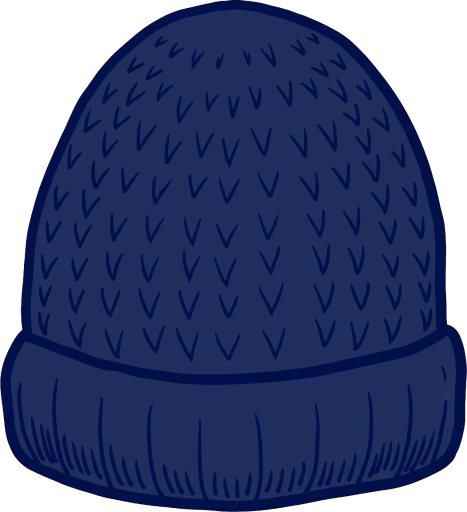
#> input picture tools/parts_keyed/prop_knitcap_a.png, 934 x 1024 px, given in place of top_tshirt.png, which was not available (shown at 1/2 size)
$ python search23.py
#> lines starting #> are read from the running program, lines starting #| are printed output that depends on the picture
### tools/measure23.py
#!/usr/bin/env python3
"""v0.1.23 measurements: bodies / tops / hats off the shipped assets.

All coordinates are BODY fractions (fractions of the drawn body
rect), matching PersonRigs / PersonCanvas in PersonFigure.kt.

Canvas-family parts (bodies, tops, raincoat) are placed back into
the shared 1120x2240 canvas at their PersonCanvas.box, then mapped
to the paired body's fractions. Portraits (person_rank5/6) are
measured in their own image fractions (their drawn rect IS the
image, scaled).

Colors (measured family palette): hair #344B86, skin #C0EAFC,
ink #151E65..#21286C. Masks use tolerant RGB distance.
"""
import os

import numpy as np
from PIL import Image

RES = os.path.expanduser(
    "~/workspace/tenki-no-kotae/app/src/main/res/drawable-nodpi")
CW, CH = 1120.0, 2240.0

BOX = {
    "body_a": (0.1589, 0.0768, 0.8438, 0.9411),
    "body_b": (0.1580, 0.0763, 0.8446, 0.9397),
    "body_c": (0.1116, 0.0759, 0.8893, 0.9411),
    "top_tshirt": (0.1795, 0.3031, 0.8214, 0.6741),
    "top_shirt": (0.2420, 0.3125, 0.7580, 0.6263),
    "top_cardigan": (0.0839, 0.1911, 0.9170, 0.8004),
    "top_lightouter": (0.1411, 0.2741, 0.8625, 0.6920),
    "top_knitcoat": (0.1491, 0.2384, 0.8527, 0.7781),
    "top_down": (0.0598, 0.2487, 0.9411, 0.7098),
    "outfit_raincoat": (0.2348, 0.0759, 0.7670, 0.9420),
}
TOPCAL = {
    "top_tshirt": (1.0, 0.91, 0.0, 0.047),
    "top_shirt": (1.0, 0.90, 0.0, 0.044),
    "top_cardigan": (0.82, 0.55, 0.0, 0.05),
    "top_lightouter": (1.0, 0.87, 0.0, 0.075),
    "top_knitcoat": (1.0, 0.78, 0.0, 0.079),
    "top_down": (1.0, 0.85, 0.0, 0.090),
}
BODY_OF_TOP = {
    "top_tshirt": "body_b", "top_shirt": "body_a",
    "top_cardigan": "body_a", "top_lightouter": "body_a",
    "top_knitcoat": "body_a", "top_down": "body_c",
}

HAIR = np.array([0x34, 0x4B, 0x86], float)
SKIN = np.array([0xC0, 0xEA, 0xFC], float)


def load(name):
    return Image.open(os.path.join(RES, name + ".png")).convert("RGBA")


def arr(name):
    return np.asarray(load(name)).astype(float)


def dist(a, rgb):
    return np.sqrt(((a[..., :3] - rgb) ** 2).sum(-1))


def canvas_arr(name):
    """The part placed back into the shared canvas (RGBA float)."""
    im = load(name)
    b = BOX[name]
    out = np.zeros((int(CH), int(CW), 4))
    x0, y0 = round(b[0] * CW), round(b[1] * CH)
    x1, y1 = round(b[2] * CW), round(b[3] * CH)
    im = im.resize((x1 - x0, y1 - y0), Image.LANCZOS)
    a = np.asarray(im).astype(float)
    reg = out[y0:y1, x0:x1]
    al = a[..., 3:4] / 255.0
    reg[..., :3] = a[..., :3] * al + reg[..., :3] * (1 - al)
    reg[..., 3:4] = np.maximum(reg[..., 3:4], a[..., 3:4])
    out[y0:y1, x0:x1] = reg
    return out


# [173 lines left out: functions to_body, clusters, body_report, top_report, portrait_report, hat_report, not called in this run]


# [16 lines that do not run on import are left out]

### tools/search23.py
#!/usr/bin/env python3
"""v0.1.23 calibration search: grid-search TOPCAL per top.

For each top x body pair, dy is solved so the drawn collar lands
exactly on the target; (scaleX, scaleY) are grid-searched against:
  - silhouette width excess over the body at chest rows
    (target band -0.03..+0.05),
  - hand-skin survival under the drawn top (targets per top),
  - cuff (sleeve bottom) band for long sleeves,
  - hem band per top,
  - mild distortion penalty for the shirt / polo.
All geometry in body fractions, matching PersonCanvas / the
Kotlin collar test (box-based collar & hem).
"""
import itertools
import os
import sys

import numpy as np

sys.path.insert(0, os.path.dirname(os.path.abspath(__file__)))
import measure23 as MS  # noqa: E402

SKIN = MS.SKIN

HANDS = {
    "body_b": {"L": (0.238, 0.615, 0.282, 0.651),
               "R": (0.715, 0.616, 0.756, 0.651)},
    "body_a": {"L": (0.209, 0.600, 0.300, 0.662),
               "R": (0.700, 0.600, 0.787, 0.662)},
    "body_c": {"L": (0.073, 0.609, 0.149, 0.655),
               "R": (0.850, 0.610, 0.925, 0.655)},
}
# per-top targets
TARGETS = {
    #          collar  hem band      cuff band     survival  distort
    "top_tshirt":     (0.330, (0.575, 0.625), (0.44, 0.52), 85, True),
    "top_shirt":      (0.335, (0.620, 0.680), (0.610, 0.650), 45, True),
    "top_cardigan":   (0.335, (0.640, 0.720), (0.610, 0.650), 45, False),
    "top_lightouter": (0.335, (0.640, 0.720), (0.610, 0.650), 45, False),
    "top_knitcoat":   (0.335, (0.690, 0.780), (0.610, 0.650), 45, False),
    "top_down":       (0.330, (0.690, 0.800), (0.600, 0.640), 45, False),
}
PAIRS = [("top_tshirt", "body_b"), ("top_shirt", "body_a"),
         ("top_cardigan", "body_a"), ("top_lightouter", "body_a"),
         ("top_knitcoat", "body_a"), ("top_down", "body_c")]

_cache = {}


def load_pair(top, body):
    if (top, body) in _cache:
        return _cache[(top, body)]
    ta = MS.canvas_arr(top)
    ba = MS.canvas_arr(body)
    Hc, Wc = ta.shape[:2]
    t_alpha = ta[..., 3] > 128
    b_alpha = ba[..., 3] > 128
    b_skin = (MS.dist(ba, SKIN) < 60) & b_alpha
    bb = MS.BOX[body]
    tb = MS.BOX[top]

    def bf(px, py):
        return ((px / Wc - bb[0]) / (bb[2] - bb[0]),
                (py / Hc - bb[1]) / (bb[3] - bb[1]))

    ys, xs = np.where(t_alpha)
    raw = (bf(xs.min(), ys.min()), bf(xs.max(), ys.max()))
    # cuff: median lowest painted row in the outer 15% columns
    lows = {}
    for side, cols in (("L", range(xs.min(), xs.min() + int(0.15 * (xs.max() - xs.min())))),
                       ("R", range(xs.max() - int(0.15 * (xs.max() - xs.min())), xs.max()))):
        vals = []
        for c in cols:
            rows = np.where(t_alpha[:, c])[0]
            if len(rows):
                vals.append(bf(0, rows.max())[1])
        lows[side] = float(np.median(vals)) if vals else raw[1][1]
    # hand skin pixel coords (body fractions), subsampled
    hand_pts = {}
    for side, (fx0, fy0, fx1, fy1) in HANDS[body].items():
        x0 = int((bb[0] + fx0 * (bb[2] - bb[0])) * Wc)
        x1 = int((bb[0] + fx1 * (bb[2] - bb[0])) * Wc)
        y0 = int((bb[1] + fy0 * (bb[3] - bb[1])) * Hc)
        y1 = int((bb[1] + fy1 * (bb[3] - bb[1])) * Hc)
        sub = b_skin[y0:y1, x0:x1]
        ys2, xs2 = np.where(sub)
        pts = np.stack([fx0 + (xs2 + x0 - x0) / Wc / (bb[2] - bb[0]) * 1.0,  # placeholder
                        ], 1) if False else None
        # exact: pixel centre -> body fraction
        px = x0 + xs2
        py = y0 + ys2
        fx = (px / Wc - bb[0]) / (bb[2] - bb[0])
        fy = (py / Hc - bb[1]) / (bb[3] - bb[1])
        hand_pts[side] = (fx[::2], fy[::2])
    # body silhouette widths at rows (drawn body fractions)
    body_w = {}
    for fy in (0.42, 0.50, 0.58):
        y = int((bb[1] + fy * (bb[3] - bb[1])) * Hc)
        row = np.where(b_alpha[max(0, y - 3):y + 4].any(0))[0]
        body_w[fy] = ((row.max() - row.min()) / Wc) / (bb[2] - bb[0])
    d = dict(t_alpha=t_alpha, raw=raw, cuff=lows, hand_pts=hand_pts,
             body_w=body_w, Hc=Hc, Wc=Wc, bb=bb, tb=tb)
    _cache[(top, body)] = d
    return d


def evaluate(top, body, sx, sy, collar_t):
    d = load_pair(top, body)
    (rx0, ry0), (rx1, ry1) = d["raw"]
    cx, cy = (rx0 + rx1) / 2, (ry0 + ry1) / 2
    dy = collar_t - (cy + (ry0 - cy) * sy)
    hem = cy + dy + (ry1 - cy) * sy
    cuff = {s: cy + dy + (v - cy) * sy for s, v in d["cuff"].items()}

    def raw_at(fx, fy):
        return (cx + (fx - cx) / sx, cy + (fy - dy - cy) / sy)

    # width excess: sample the drawn silhouette on a grid
    excess = {}
    Hc, Wc, bb = d["Hc"], d["Wc"], d["bb"]
    for fy in (0.42, 0.50, 0.58):
        xs_f = np.linspace(0.0, 1.0, 400)
        rxs, rys = raw_at(xs_f, np.full_like(xs_f, fy))
        px = ((bb[0] + rxs * (bb[2] - bb[0])) * Wc).astype(int)
        py = ((bb[1] + rys * (bb[3] - bb[1])) * Hc).astype(int)
        ok = (px >= 0) & (px < Wc) & (py >= 0) & (py < Hc)
        hit = np.zeros_like(ok)
        hit[ok] = d["t_alpha"][py[ok], px[ok]]
        if hit.sum() > 3:
            excess[fy] = (xs_f[hit].max() - xs_f[hit].min()) - d["body_w"][fy]
        else:
            excess[fy] = None
    # hand survival
    surv = {}
    for side, (fx, fy) in d["hand_pts"].items():
        if len(fx) == 0:
            surv[side] = None
            continue
        rxs, rys = raw_at(fx, fy)
        px = ((bb[0] + rxs * (bb[2] - bb[0])) * Wc).astype(int)
        py = ((bb[1] + rys * (bb[3] - bb[1])) * Hc).astype(int)
        ok = (px >= 0) & (px < Wc) & (py >= 0) & (py < Hc)
        cov = np.zeros(len(fx), bool)
        cov[ok] = d["t_alpha"][py[ok], px[ok]]
        surv[side] = 100.0 * (1 - cov.mean())
    return dict(dy=dy, hem=hem, cuff=cuff, excess=excess, surv=surv)


def score(top, ev, sx, sy):
    _, hem_band, cuff_band, surv_t, distort = TARGETS[top]
    p = 0.0
    for fy, e in ev["excess"].items():
        if e is None:
            p += 2.0
        elif e > 0.05:
            p += (e - 0.05) * 30
        elif e < -0.05:
            p += (-0.05 - e) * 12
    for s, v in ev["surv"].items():
        if v is not None and v < surv_t:
            p += (surv_t - v) * 0.06
    cm = np.mean(list(ev["cuff"].values()))
    if cm < cuff_band[0]:
        p += (cuff_band[0] - cm) * 18
    elif cm > cuff_band[1]:
        p += (cm - cuff_band[1]) * 18
    if ev["hem"] < hem_band[0]:
        p += (hem_band[0] - ev["hem"]) * 14
    elif ev["hem"] > hem_band[1]:
        p += (ev["hem"] - hem_band[1]) * 14
    if distort:
        p += max(0.0, abs(sx - sy) - 0.18) * 2.0
    return p


def main():
    for top, body in PAIRS:
        collar_t = TARGETS[top][0]
        best = None
        for sx in np.arange(0.55, 1.001, 0.025):
            for sy in np.arange(0.45, 1.001, 0.025):
                ev = evaluate(top, body, float(sx), float(sy), collar_t)
                sc = score(top, ev, sx, sy)
                if best is None or sc < best[0]:
                    best = (sc, float(sx), float(sy), ev)
#> this loop made 19 passes
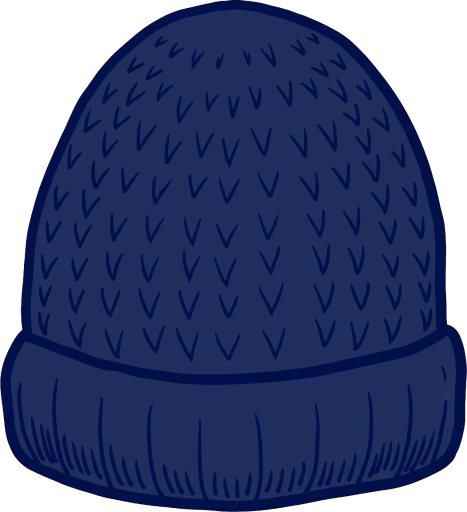
#> input picture tools/parts_keyed/prop_knitcap_a.png, 934 x 1024 px, given in place of top_tshirt.png, which was not available (shown at 1/2 size)
#> pass 1, in canvas_arr, `im = im.resize((x1 - x0, y1 - y0), Image.LANCZOS)`:
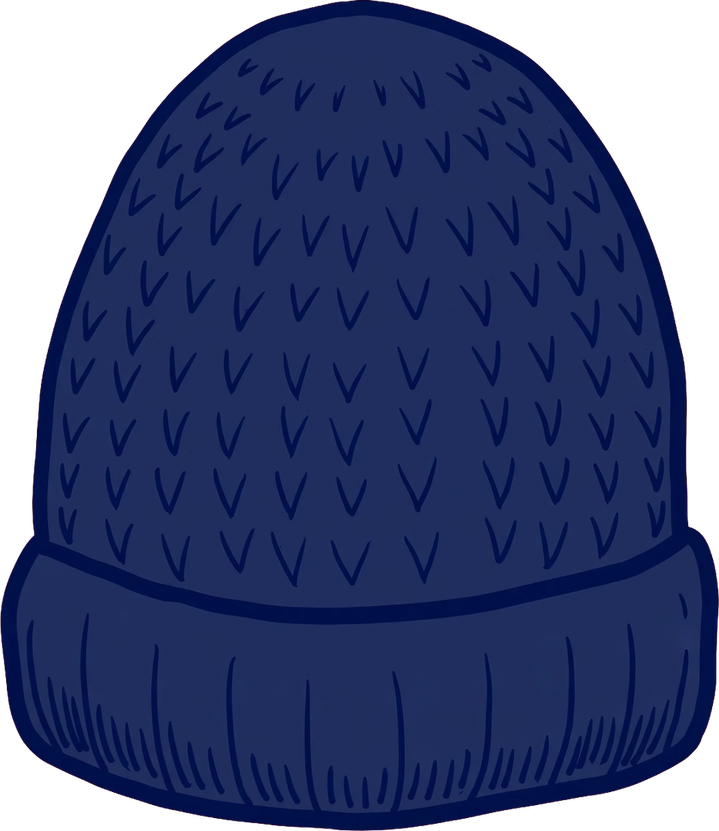
#> im: PIL image 719x831 RGBA; mean R, G, B, A 19.7, 31, 71.5, 201.5; transparent parts drawn white
#> pass 1, in canvas_arr, `al = a[..., 3:4] / 255.0`:
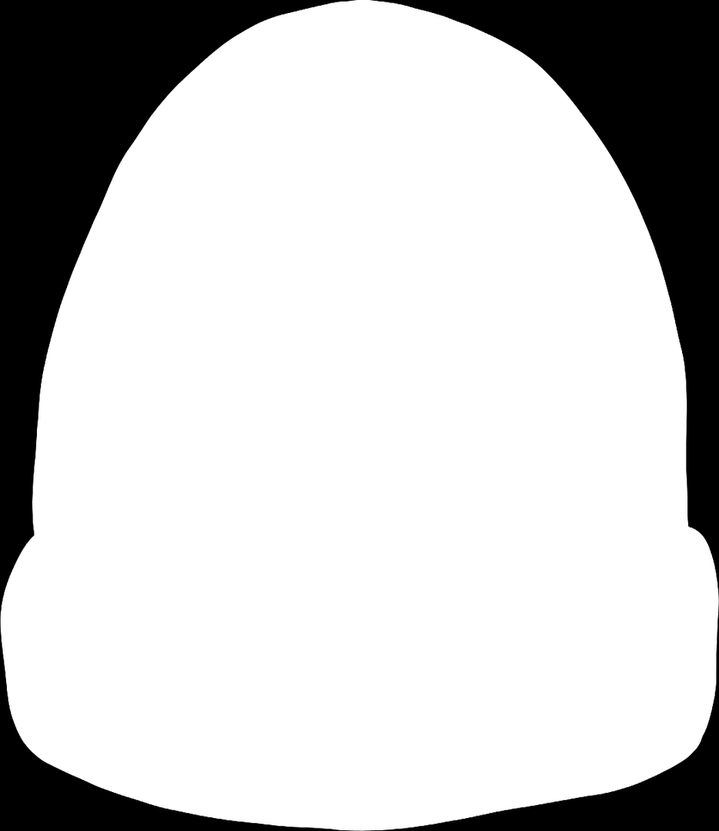
#> al: shape (831, 719, 1) float64; min 0, max 1, mean 0.79
#> pass 1, in load_pair, `ta = MS.canvas_arr(top)`:
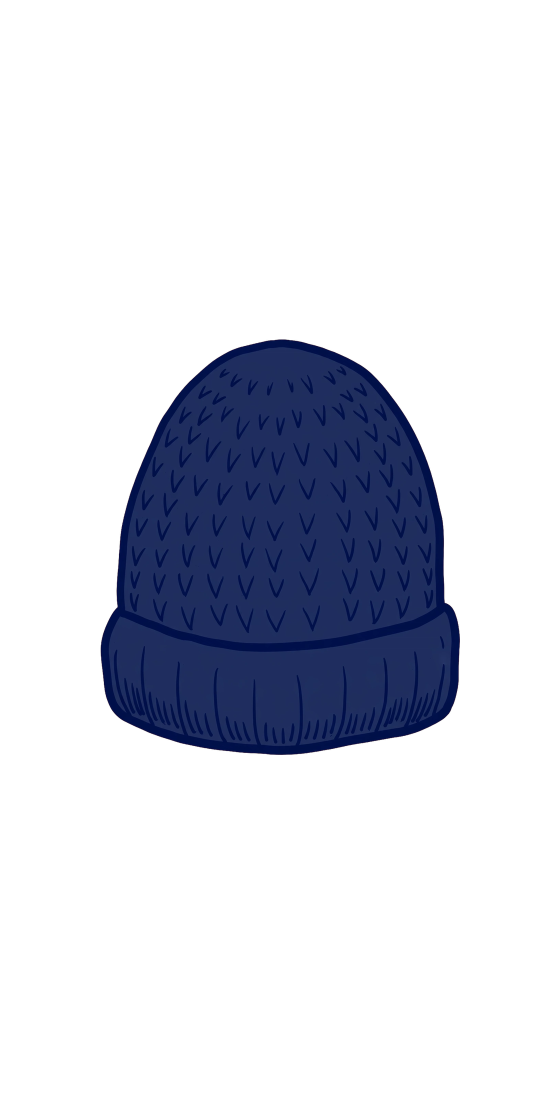
#> ta: shape (2240, 1120, 4) float64 (shown at 1/2 size); mean of channels 0, 1, 2, 3 4.6, 7.4, 16.9, 48; transparent parts drawn white
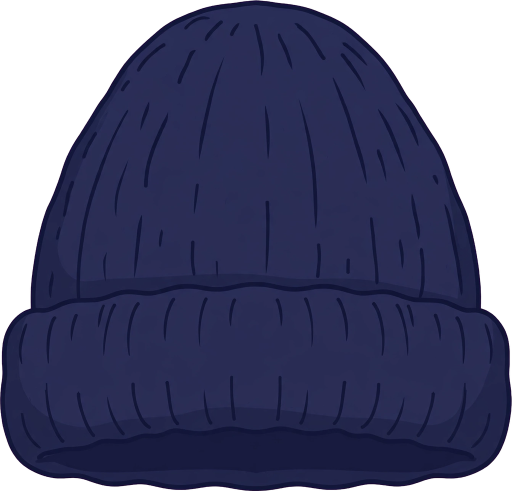
#> input picture tools/parts_keyed/prop_knitcap_b.png, 1024 x 982 px, given in place of body_b.png, which was not available (shown at 1/2 size)
        sc, sx, sy, ev = best
        print(f"{top} x {body}: cal=({sx:.3f}, {sy:.3f}, 0, {ev['dy']:.3f})"
              f" score={sc:.2f}")
#| top_tshirt x body_b: cal=(1.000, 0.650, 0, -0.008) score=1.58
        print(f"   hem={ev['hem']:.3f} cuff L={ev['cuff']['L']:.3f}"
              f" R={ev['cuff']['R']:.3f} surv "
#> (the run stopped early here; a loop or call above may not have finished)
